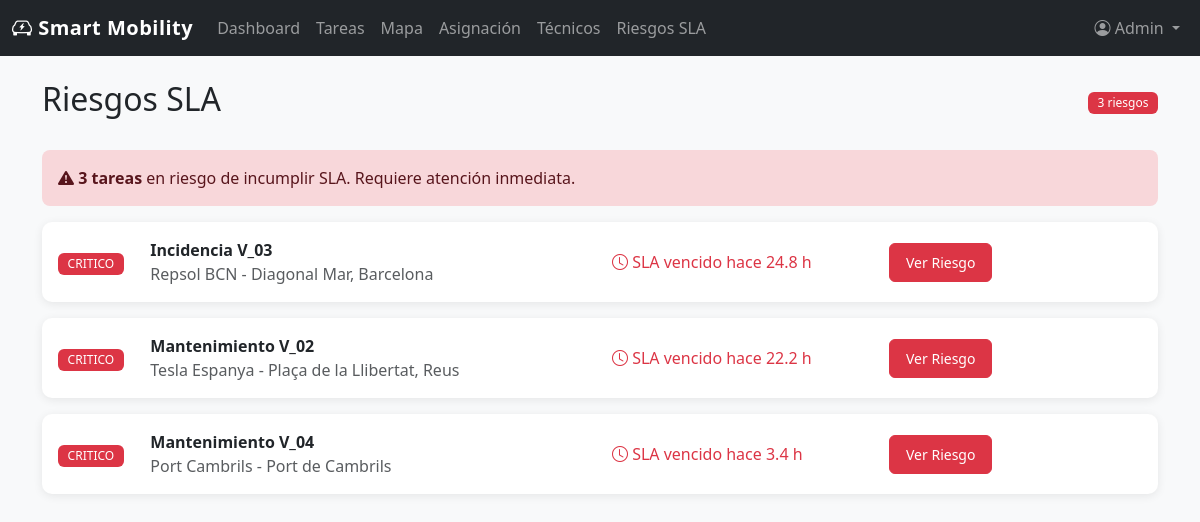
Page /riesgos (signed in) on the committed database.
### src/models/user.py (models this page shows, shortened)
class User(db.Model, UserMixin):
    id = db.Column(db.Integer, primary_key=True)
    email = db.Column(db.String(120), unique=True, nullable=False)
    username = db.Column(db.String(80), unique=True, nullable=False)
    password = db.Column(db.String(200), nullable=False)
    role = db.Column(db.String(20), default='operador')
    nombre = db.Column(db.String(100))
    apellido = db.Column(db.String(100))
    zona = db.Column(db.String(50))
    activo = db.Column(db.Boolean, default=True)
    created_at = db.Column(db.DateTime, default=datetime.utcnow)

### src/models/operations.py (models this page shows)
class Visit(db.Model):
    __tablename__ = "visits"
    id = db.Column(db.String(40), primary_key=True)
    technician_id = db.Column(db.String(20), db.ForeignKey("technicians.id"))
    incidence_id = db.Column(db.String(40), db.ForeignKey("incidences.id"), nullable=False)
    status = db.Column(db.String(40), nullable=False)
    visit_type = db.Column(db.String(40), nullable=False)
    address = db.Column(db.String(255), nullable=False)
    latitude = db.Column(db.Float)
    longitude = db.Column(db.Float)
    planned_date = db.Column(db.DateTime)
    technician = db.relationship("Technician", back_populates="visits", lazy="select")
    incidence = db.relationship("Incidence", back_populates="visits", lazy="select")
    reports = db.relationship("Report", back_populates="visit", lazy="select")

class Contract(db.Model):
    __tablename__ = "contracts"
    id = db.Column(db.String(40), primary_key=True)
    client_id = db.Column(db.String(120), nullable=False)
    charger_id = db.Column(db.String(40), nullable=False, index=True)
    contract_type = db.Column(db.String(120), nullable=False)
    address = db.Column(db.String(255), nullable=False)
    latitude = db.Column(db.Float)
    longitude = db.Column(db.Float)
    status = db.Column(db.String(40), nullable=False)

### src/routes/riesgos.py (the view)
@riesgos.route('/riesgos')
@login_required
def lista_riesgos():
    risks = list_risk_cards()
    return render_template('riesgos/lista.html', title='Riesgos SLA', risks=risks)

### src/__init__.py (called while the page is built)
@login_manager.user_loader
def load_user(user_id):
    from src.models.user import User
    return User.query.get(int(user_id))

### src/data_store.py (called while the page is built)
def _serialize_risk(visit, contracts, elapsed_hours, remaining_hours, severity):
    task = _serialize_task(visit, contracts)
    severity_label = "CRITICO" if severity == "critical" else "ADVERTENCIA"
    severity_badge = "danger" if severity == "critical" else "warning"
    severity_weight = 0 if severity == "critical" else 1
    return {
        "task": task,
        "severity": severity,
        "severity_label": severity_label,
        "severity_badge": severity_badge,
        "severity_weight": severity_weight,
        "remaining_hours": remaining_hours,
        "elapsed_label": _format_duration_hours(elapsed_hours),
        "response_sla_label": f"{RISK_RESPONSE_SLA_HOURS.get(visit.incidence.priority, 8)}h",
        "remaining_label": _remaining_label(remaining_hours),
    }

def _map_status(visit):
    if visit.status == "completada":
        return "resuelta"
    if visit.technician_id:
        return "asignada"
    return "por_asignar"

def _format_datetime(value):
    if not value:
        return "-"
    return value.strftime("%d/%m/%Y %H:%M")

def _format_duration_hours(value):
    hours = max(value, 0)
    if hours < 1:
        return f"{int(hours * 60)} min"
    if abs(hours - round(hours)) < 0.05:
        return f"{int(round(hours))} h"
    return f"{hours:.1f} h"

def _remaining_label(remaining_hours):
    if remaining_hours <= 0:
        return f"SLA vencido hace {_format_duration_hours(abs(remaining_hours))}"
    return f"Quedan {_format_duration_hours(remaining_hours)}"

### src/templates/riesgos/lista.html
{% extends "base.html" %}
{% block content %}
<div class="container mt-4">
    <div class="d-flex justify-content-between align-items-center mb-4">
        <h2>Riesgos SLA</h2>
        <span class="badge bg-danger">{{ risks|length }} riesgos</span>
    </div>
    <div class="alert alert-danger" role="alert">
        <i class="bi bi-exclamation-triangle-fill"></i>
        <strong>{{ risks|length }} tareas</strong> en riesgo de incumplir SLA. Requiere atención inmediata.
    </div>
    {% for risk in risks %}
    <div class="card mb-3">
        <div class="card-body">
            <div class="row align-items-center">
                <div class="col-md-1">
                    <span class="badge bg-{{ risk.severity_badge }}">{{ risk.severity_label }}</span>
                </div>
                <div class="col-md-5">
                    <strong>{{ risk.task.type_label }} {{ risk.task.id }}</strong>
                    <p class="mb-0 text-muted">{{ risk.task.client }} - {{ risk.task.address }}</p>
                </div>
                <div class="col-md-3">
                    <span class="text-{{ risk.severity_badge }}"><i class="bi bi-clock"></i> {{ risk.remaining_label }}</span>
                </div>
                <div class="col-md-3">
                    <a href="{{ url_for('riesgos.detalle_riesgo', riesgo_id=risk.task.id) }}" class="btn btn-sm btn-{{ risk.severity_badge }}">Ver Riesgo</a>
                </div>
            </div>
        </div>
    </div>
    {% else %}
    <div class="card">
        <div class="card-body text-center text-muted py-5">No hay riesgos SLA activos.</div>
    </div>
    {% endfor %}
</div>
{% endblock %}

### src/templates/base.html (shortened to what this page needs)
<!DOCTYPE html>
<html lang="es">
<head>
    <link href="https://cdn.jsdelivr.net/npm/bootstrap@5.3.0/dist/css/bootstrap.min.css" rel="stylesheet">
    <link rel="stylesheet" href="https://cdn.jsdelivr.net/npm/bootstrap-icons@1.11.0/font/bootstrap-icons.css">
    <link rel="stylesheet" href="{{ url_for('static', filename='css/style.css') }}">
</head>
<body>
    {% if current_user.is_authenticated %}
    <nav class="navbar navbar-expand-lg navbar-dark bg-dark">
        <div class="container-fluid">
            <a class="navbar-brand" href="{{ url_for('main.dashboard') }}">
                <i class="bi bi-ev-front"></i> Smart Mobility
            </a>
            <div class="collapse navbar-collapse" id="navbarNav">
                <ul class="navbar-nav me-auto">
                    <li class="nav-item">
                        <a class="nav-link" href="{{ url_for('main.dashboard') }}">Dashboard</a>
                    </li>
                    <li class="nav-item">
                        <a class="nav-link" href="{{ url_for('tareas.lista_tareas') }}">Tareas</a>
                    </li>
                    <li class="nav-item">
                        <a class="nav-link" href="{{ url_for('mapa.vista_mapa') }}">Mapa</a>
                    </li>
                    <li class="nav-item">
                        <a class="nav-link" href="{{ url_for('asignacion.vista_asignacion') }}">Asignación</a>
                    </li>
                    <li class="nav-item">
                        <a class="nav-link" href="{{ url_for('tecnicos.lista_tecnicos') }}">Técnicos</a>
                    </li>
                    <li class="nav-item">
                        <a class="nav-link" href="{{ url_for('riesgos.lista_riesgos') }}">Riesgos SLA</a>
                    </li>
                </ul>
                <ul class="navbar-nav">
                    <li class="nav-item dropdown">
                        <a class="nav-link dropdown-toggle" href="#" role="button" data-bs-toggle="dropdown">
                            <i class="bi bi-person-circle"></i> {{ current_user.nombre }}
                        </a>
                    </li>
                </ul>
            </div>
        </div>
    </nav>
    {% endif %}
    <main class="content">
        {% block content %}{% endblock %}
    </main>
</body>
</html>

### src/static/css/style.css (style rules this page uses)
:root { --primary-color: #2c3e50; --secondary-color: #3498db; --accent-color: #e74c3c; --success-color: #27ae60; --warning-color: #f39c12; --bg-light: #f8f9fa; }
body { font-family: 'Segoe UI', Tahoma, Geneva, Verdana, sans-serif; background-color: var(--bg-light); }
.navbar-brand { font-weight: 700; letter-spacing: 0.5px; }
.card { border: none; border-radius: 10px; box-shadow: 0 2px 10px rgba(0, 0, 0, 0.08); transition: transform 0.2s, box-shadow 0.2s; }
.btn { border-radius: 6px; font-weight: 500; padding: 0.5rem 1rem; }
.badge { padding: 0.4em 0.8em; font-weight: 500; }
.content { min-height: calc(100vh - 56px); padding-bottom: 2rem; }
.alert { border-radius: 8px; border: none; }

### rows in the picture
User: nombre "Admin"
Visit: task.id "V_03", task.address "Diagonal Mar, Barcelona"
Contract: task.client "Repsol BCN"
Visit: task.id "V_02", task.address "Plaça de la Llibertat, Reus"
Contract: task.client "Tesla Espanya"
Visit: task.id "V_04", task.address "Port de Cambrils"
Contract: task.client "Port Cambrils"

### other values in the picture
{{ risks|length }} "3"
{{ risk.severity_label }} "CRITICO" "CRITICO" "CRITICO"
{{ risk.task.type_label }} "Incidencia" "Mantenimiento" "Mantenimiento"
{{ risk.remaining_label }} "SLA vencido hace 24.8 h" "SLA vencido hace 22.2 h" "SLA vencido hace 3.4 h"
